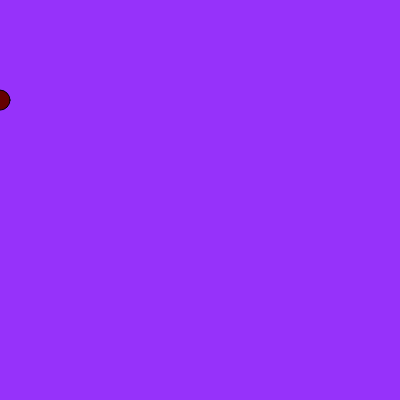
Frame 1 (no input)
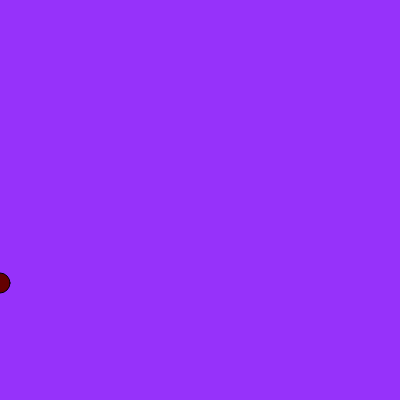
Frame 60 (no input)
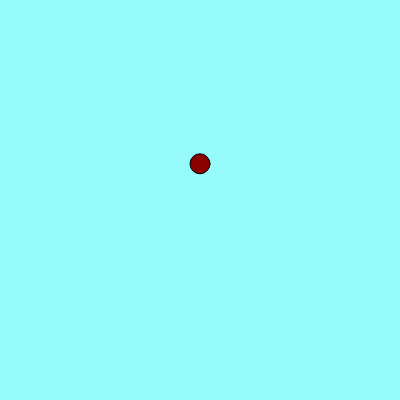
Frame 120 (the mouse pressed at the canvas centre since frame 60)

The p5.js sketch that drew these frames (run headless with seeded random() and noise() and a simulated clock; from frame 60 on, the mouse is pressed at the canvas centre):

// p5.js sketch
// ── sketch.js
var ballX = 200.0
var ballY = 100.0
var ballSpeedY = 0.0
var colorX = 100
var gravity = 0.1;
var back = 50
var colorY = 0
function setup() {
  createCanvas(400, 400);
}

function draw() {
  background(150, back, 250);
  
    //to make the ball "fall" down, every frame we increase its speed by a tiny amount. We call this amount gravity. 
  
  ballSpeedY = ballSpeedY+gravity
  
  ballY = ballY+ballSpeedY
  if(ballY >= 400){
  ballSpeedY *= -1
    colorX += 40
    back += 200
  }
  fill(colorX, colorY, 0)
  ellipse(mouseX, ballY, 20.0, 20.0)
  if(colorX >= 300){
    colorX -= 280
  }
  if (back >= 300){
    back = 50

  }
  
  
}

// ── menubar.html
<ul>
<!–– home-->
<li><a href="index.html">Home</a></li>
<!–– in progress BHS TRECS courses-->
<li><a href="BHS-TRECS-Course-Catalog-2018-19.pdf">CS Courses</a></li>

<!–– JavaScript projects dropdown-->
<li class="dropdown">
<a href="javascript:void(0)" class="dropbtn">JavaScript projects</a>
<div class="dropdown-content">
<a href="geoguesser.html">Geoguesser</a>
<a href="wordgame.html">Find-A-Word Game</a>
<a href="map.html">Google Map API</a>


</div>
</li>
<!–– p5 projects dropdown-->
<li class="dropdown">
<a href="javascript:void(0)" class="dropbtn">Mr. H's p5.js projects</a>
<div class="dropdown-content">
<a href="p5.html">Recursion</a>
<a href="Popcorn.html">Popcorn</a>
<a href="Mondrian.html">Mondrian</a>
<a href="KhanOhNoes.html">Oh Noes! (from Khan Academy)</a>
<a href="homeruns.html">Graphing HRs</a>

</div>
</li>

<!–– student projects dropdown-->
<li class="dropdown">
<a href="javascript:void(0)" class="dropbtn">Student Websites 2019</a>
<div class="dropdown-content">
<a href="p2sites.html">Mr. Holston's period 2</a>
<a href="p3sites.html">Mr. Holston's period 3</a>

</div>
</li>


</ul>
